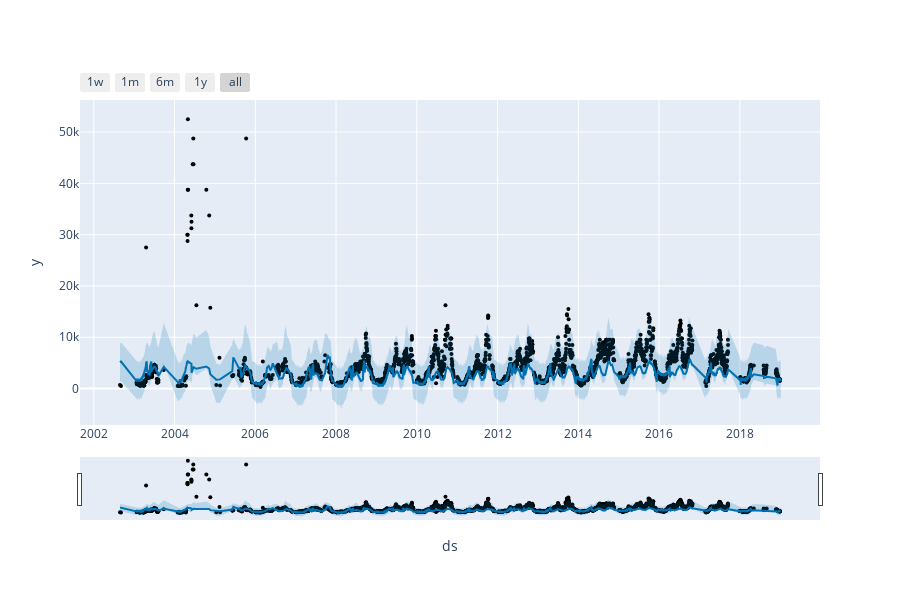

Source (notebook cell):
### Code cell
plot_plotly(ml[2], tst_on)

### Figure 1 — Plotly figure (JSON) as saved in the notebook; plotly's stock layout.template omitted (floating-point values rounded to 4 significant figures; data arrays with more than 128 entries replaced by an {"elided": "..."} marker saying what was removed)
{"data": [{"marker": {"color": "black", "size": 4}, "mode": "markers", "name": "Actual", "type": "scatter", "x": {"elided": "2715 str values"}, "y": {"elided": "2715 int values"}}, {"hoverinfo": "skip", "line": {"width": 0}, "mode": "lines", "type": "scatter", "x": {"elided": "2722 str values"}, "y": {"elided": "2722 float values"}}, {"fill": "tonexty", "fillcolor": "rgba(0, 114, 178, 0.2)", "line": {"color": "#0072B2", "width": 2}, "mode": "lines", "name": "Predicted", "type": "scatter", "x": {"elided": "2722 str values"}, "y": {"elided": "2722 float values"}}, {"fill": "tonexty", "fillcolor": "rgba(0, 114, 178, 0.2)", "hoverinfo": "skip", "line": {"width": 0}, "mode": "lines", "type": "scatter", "x": {"elided": "2722 str values"}, "y": {"elided": "2722 float values"}}], "layout": {"height": 600, "showlegend": false, "width": 900, "xaxis": {"rangeselector": {"buttons": [{"count": 7, "label": "1w", "step": "day", "stepmode": "backward"}, {"count": 1, "label": "1m", "step": "month", "stepmode": "backward"}, {"count": 6, "label": "6m", "step": "month", "stepmode": "backward"}, {"count": 1, "label": "1y", "step": "year", "stepmode": "backward"}, {"step": "all"}]}, "rangeslider": {"visible": true}, "title": {"text": "ds"}, "type": "date"}, "yaxis": {"title": {"text": "y"}}}}
